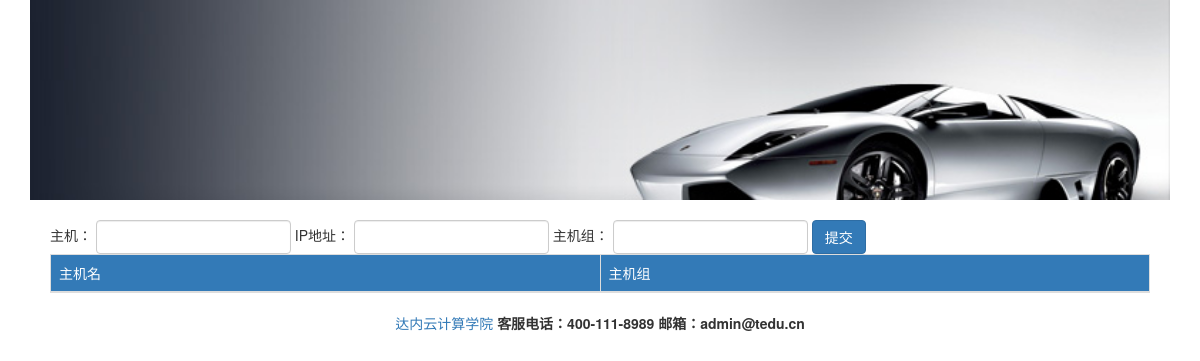
The app's page /webansi/addhosts/, older data.
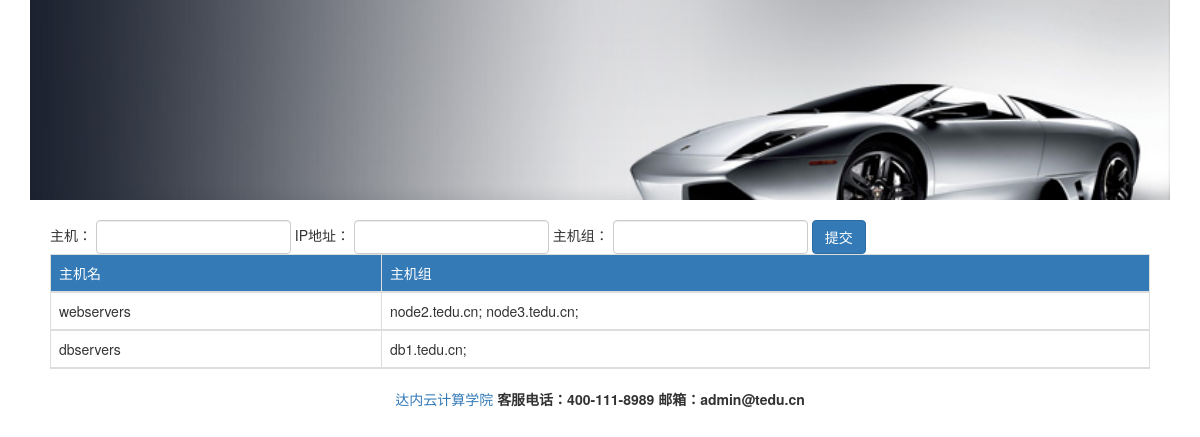
The same page, newer data.
### webansi/models.py (models this page shows, shortened)
class Group(models.Model):
    group = models.CharField(max_length=50)
    def __str__(self):
        return self.group

class Host(models.Model):
    hostname = models.CharField(max_length=50)
    ipaddr = models.CharField(max_length=15)
    group = models.ForeignKey(Group, on_delete=models.CASCADE)

### webansi/views.py (the view, shortened to what this page needs)
def addhosts(request):
    host_info = {}
    groups = Group.objects.all()  # qset
    for g in groups:
        hosts = []
        for host in g.host_set.all():
            hosts.append(host.hostname)
        host_info[g] = hosts
    return render(request, 'webansi/addhosts.html', {'host_info': host_info})

### webansi/templates/webansi/addhosts.html (shortened to what this page needs)
{% extends 'webansi/base.html' %}
{% block content %}
    <form action="" method="post" role="form" class="form-inline">
    <div class="form-group">
        <lable>
            主机：
            <input type="text" class="form-control" name="hostname">
        </lable>
    </div>
    <div class="form-group">
    <lable>
        IP地址：
        <input type="text" class="form-control" name="ipaddr">
    </lable>
    </div>
    <div class="form-group">
        <lable>
            主机组：
            <input type="text" class="form-control" name="group">
        </lable>
    </div>
    <div class="form-group">
        <input type="submit" value="提交" class="btn btn-primary">
    </div>
    </form>
    <table class="table table-bordered">
    <thead>
    <tr class="bg-primary">
        <td>主机名</td>
        <td>主机组</td>
    </tr>
    {% for group, hosts in host_info.items %}
        <tr>
            <td>{{ group }}</td>
            <td>
                {% for host in hosts %}
                    {{ host }};
                {% endfor %}
            </td>
        </tr>
    {% endfor %}
    </thead>
    </table>
{% endblock %}

Row changes from the older to the newer data that the page shows:
added Group: group "webservers"
added Host: hosts "node2.tedu.cn"
added Host: hosts "node3.tedu.cn"
added Group: group "dbservers"
added Host: hosts "db1.tedu.cn"
